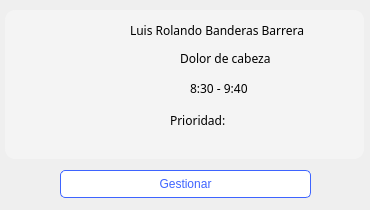
<?xml version="1.0" encoding="UTF-8"?>
<ui version="4.0">
 <class>medico_tarjeta_horario</class>
 <widget class="QWidget" name="medico_tarjeta_horario">
  <property name="geometry">
   <rect>
    <x>0</x>
    <y>0</y>
    <width>370</width>
    <height>210</height>
   </rect>
  </property>
  <property name="windowTitle">
   <string>Form</string>
  </property>
  <widget class="QLabel" name="label">
   <property name="geometry">
    <rect>
     <x>5</x>
     <y>10</y>
     <width>359</width>
     <height>149</height>
    </rect>
   </property>
   <property name="styleSheet">
    <string notr="true">background: #F4F4F4;
border-radius: 10px;</string>
   </property>
   <property name="text">
    <string/>
   </property>
  </widget>
  <widget class="QLabel" name="lbl_foto_medico_gestionar_horario">
   <property name="geometry">
    <rect>
     <x>20</x>
     <y>24</y>
     <width>100</width>
     <height>100</height>
    </rect>
   </property>
   <property name="styleSheet">
    <string notr="true">background:none;</string>
   </property>
   <property name="text">
    <string/>
   </property>
   <property name="pixmap">
    <pixmap resource="../../resources.qrc">:/imagenes/Imagenes/imgPrueba.png</pixmap>
   </property>
   <property name="scaledContents">
    <bool>true</bool>
   </property>
  </widget>
  <widget class="QLabel" name="lbl_nombre_medico_tarjeta_horario">
   <property name="geometry">
    <rect>
     <x>130</x>
     <y>20</y>
     <width>201</width>
     <height>20</height>
    </rect>
   </property>
   <property name="font">
    <font>
     <family>Montserrat</family>
    </font>
   </property>
   <property name="styleSheet">
    <string notr="true">background:none;</string>
   </property>
   <property name="text">
    <string>Luis Rolando Banderas Barrera</string>
   </property>
  </widget>
  <widget class="QLabel" name="lbl_motivo_medico_tarjeta_horario">
   <property name="geometry">
    <rect>
     <x>180</x>
     <y>50</y>
     <width>111</width>
     <height>16</height>
    </rect>
   </property>
   <property name="font">
    <font>
     <family>Montserrat</family>
    </font>
   </property>
   <property name="styleSheet">
    <string notr="true">background:none;</string>
   </property>
   <property name="text">
    <string>Dolor de cabeza</string>
   </property>
  </widget>
  <widget class="QLabel" name="lb_hora_medico_tarjeta_horario">
   <property name="geometry">
    <rect>
     <x>190</x>
     <y>80</y>
     <width>71</width>
     <height>16</height>
    </rect>
   </property>
   <property name="font">
    <font>
     <family>Montserrat</family>
    </font>
   </property>
   <property name="styleSheet">
    <string notr="true">background:none;
</string>
   </property>
   <property name="text">
    <string>8:30 - 9:40</string>
   </property>
  </widget>
  <widget class="QPushButton" name="btn_gestionar_medico_tarjeta_horario">
   <property name="geometry">
    <rect>
     <x>60</x>
     <y>170</y>
     <width>251</width>
     <height>28</height>
    </rect>
   </property>
   <property name="styleSheet">
    <string notr="true">*{
	background-color: white;
	color: #3E64FF;
	border: 1px solid #3E64FF;
	border-radius: 5px;
	padding: 5px;
}

:hover{
	color: white;
	background-color: #3E64FF;
}</string>
   </property>
   <property name="text">
    <string>Gestionar</string>
   </property>
  </widget>
  <widget class="QLabel" name="lbl_prioridad_medico_tarjeta_horario">
   <property name="geometry">
    <rect>
     <x>170</x>
     <y>110</y>
     <width>70</width>
     <height>20</height>
    </rect>
   </property>
   <property name="minimumSize">
    <size>
     <width>70</width>
     <height>0</height>
    </size>
   </property>
   <property name="maximumSize">
    <size>
     <width>70</width>
     <height>16777215</height>
    </size>
   </property>
   <property name="font">
    <font>
     <family>Montserrat</family>
    </font>
   </property>
   <property name="styleSheet">
    <string notr="true">background:none;</string>
   </property>
   <property name="text">
    <string>Prioridad:</string>
   </property>
  </widget>
  <widget class="QLabel" name="lbl_pontiPrioridar_medic_tarjeta_horario">
   <property name="geometry">
    <rect>
     <x>250</x>
     <y>109</y>
     <width>20</width>
     <height>20</height>
    </rect>
   </property>
   <property name="minimumSize">
    <size>
     <width>20</width>
     <height>20</height>
    </size>
   </property>
   <property name="maximumSize">
    <size>
     <width>20</width>
     <height>20</height>
    </size>
   </property>
   <property name="styleSheet">
    <string notr="true">background:none;</string>
   </property>
   <property name="text">
    <string/>
   </property>
   <property name="pixmap">
    <pixmap resource="../../resources.qrc">:/imagenes/Imagenes/Ellipse7.png</pixmap>
   </property>
   <property name="scaledContents">
    <bool>true</bool>
   </property>
  </widget>
  <zorder>label</zorder>
  <zorder>btn_gestionar_medico_tarjeta_horario</zorder>
  <zorder>lbl_foto_medico_gestionar_horario</zorder>
  <zorder>lbl_nombre_medico_tarjeta_horario</zorder>
  <zorder>lbl_motivo_medico_tarjeta_horario</zorder>
  <zorder>lb_hora_medico_tarjeta_horario</zorder>
  <zorder>lbl_prioridad_medico_tarjeta_horario</zorder>
  <zorder>lbl_pontiPrioridar_medic_tarjeta_horario</zorder>
 </widget>
 <resources>
  <include location="../../resources.qrc"/>
 </resources>
 <connections/>
</ui>
